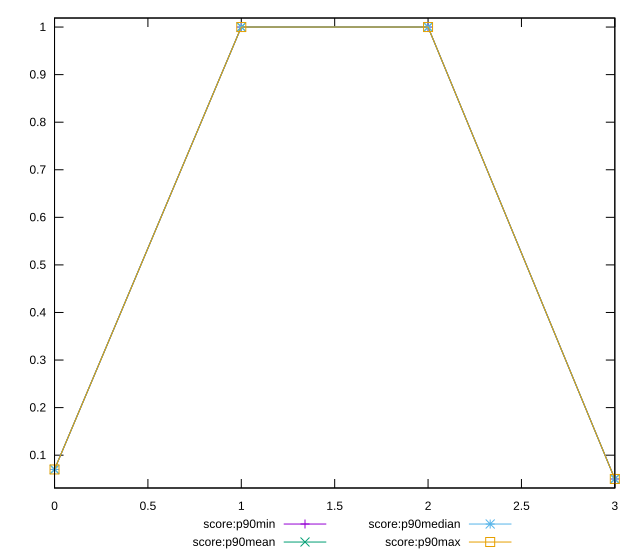

Generate this figure with gnuplot:
reset

$scoreP90Min <<EOF
0 0.07
1 1
2 1
3 0.05
EOF

$scoreP90Mean <<EOF
0 0.07000000000000008
1 1
2 1
3 0.049999999999999906
EOF

$scoreP90Median <<EOF
0 0.07
1 1
2 1
3 0.05
EOF

$scoreP90Max <<EOF
0 0.07
1 1
2 1
3 0.05
EOF

set key outside below
set xrange [0:3]
set yrange [0.030999999999999903:1.019]
set trange [0.030999999999999903:1.019]
set terminal svg size 640, 560 enhanced background rgb 'white'
set output "reports/report_00031_2021-02-24T23-18-18.084Z/uses-long-cache-ttl/progression/score.svg"

plot $scoreP90Min title "score:p90min" with linespoints, \
     $scoreP90Mean title "score:p90mean" with linespoints, \
     $scoreP90Median title "score:p90median" with linespoints, \
     $scoreP90Max title "score:p90max" with linespoints

reset
